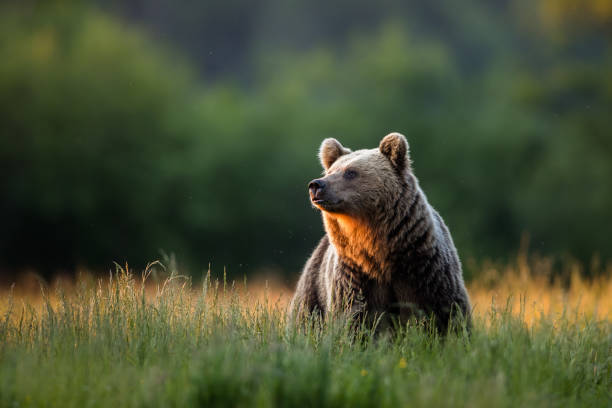
#> input picture week2/image.jpg, 612 x 408 px, found by its file name
$ jupyter execute 01-reading-writing-and-displaying-images.ipynb
#> lines starting #> are read from the running program, lines starting #| are printed output that depends on the picture; after the words box and inside, x2 and y2 are one past the last pixel; in counts of white or black regions, pixels touching at a corner belong together
[cell 1]
import cv2

[cell 2]
import numpy as np

Let's now load our first image

[cell 3]
# We don't need to do this again, but it's a good habit
import cv2

# Load an image using 'imread' specifying the path to image
img = cv2.imread("C:/Users/sudob/OneDrive/Desktop/week2/image.jpg")
#> img is the input picture: shape (408, 612, 3); mean B, G, R 52, 79.1, 71.3

# The first parameter will be title shown on image window
# The second parameter is the image varialbe
cv2.imshow('It is an AI in Healthcare!', img)

# 'waitKey' allows us to input information when a image window is open
# By leaving it blank it just waits for anykey to be pressed before
# continuing. By placing numbers (except 0), we can specify a delay for
# how long you keep the window open (time is in milliseconds here)
cv2.waitKey()

# This closes all open windows
# Failure to place this may cause your program to hang in some computers!
cv2.destroyAllWindows()

[cell 4]
# Same as above without the extraneous comments

import cv2

img = cv2.imread("C:/Users/sudob/OneDrive/Desktop/week2/image.jpg")

cv2.imshow('It is a cow!', img)
cv2.waitKey(0)
cv2.destroyAllWindows()

[cell 5]
type(img)

[cell 6]
print (img.shape)
#| (408, 612, 3)

### <div style="direction:rtl;text-align:right;font-family:B Lotus, B Nazanin, Tahoma">***shape*** shows the dimensions of the image.</div>
<div style="direction:rtl;text-align:right;font-family:Tahoma">
The first two dimensions represent the height and width of the image, respectively. The number 3 indicates the presence of three color channels.
</div>

[cell 7]
# Let's print each dimension of the image

print ('Height of Image:', int(img.shape[0]), 'pixels')
#| Height of Image: 408 pixels
print ('Width of Image: ', int(img.shape[1]), 'pixels')
#| Width of Image:  612 pixels

### <div style="direction:rtl;text-align:right;font-family:B Lotus, B Nazanin, Tahoma">Saving images in OpenCV</div>

[cell 8]
# Simply use 'imwrite' specificing the file name and the image to be saved
cv2.imwrite('output.jpg', img)
cv2.imwrite('output.png', img)
#> Out = True

<div style="direction:rtl;text-align:right;font-family:Tahoma">
***True*** means that the operation was completed successfully.</div>

### <div style="direction:ltr;text-align:left;font-family:Arial, Tahoma">Displaying in the Notebook with matplotlib</div>

[cell 9]
import matplotlib.pyplot as plt

[cell 10]
plt.imshow(img)

<div style="direction:rtl;text-align:right;font-family:Tahoma">
In fact, the rows and columns of the matrix correspond to the height and width of the image, respectively.<br/>
The image colors appear inverted because the channel order in OpenCV is BGR, unlike most other libraries which use RGB.</div>

### <div style="direction:rtl;text-align:right;font-family:B Lotus, B Nazanin, Tahoma">Changing the color channel order (BGR → RGB)</div>

<div style="direction:rtl;text-align:right;font-family:Tahoma">
Method 1: Using NumPy</div>

[cell 11]
#method1
plt.imshow(img[:,:,::-1])

<div style="direction:rtl;text-align:right;font-family:Tahoma">
Method 2: Using OpenCV</div>

[cell 12]
#method2
rgb_image = cv2.cvtColor(img, cv2.COLOR_BGR2RGB)
plt.imshow(rgb_image)

### <div style="direction:rtl;text-align:right;font-family:B Lotus, B Nazanin, Tahoma">Modifying and manipulating pixels</div>

[cell 13]
import cv2

img = cv2.imread("C:/Users/sudob/OneDrive/Desktop/week2/image.jpg")
img[200:500,300:600,:] = 255
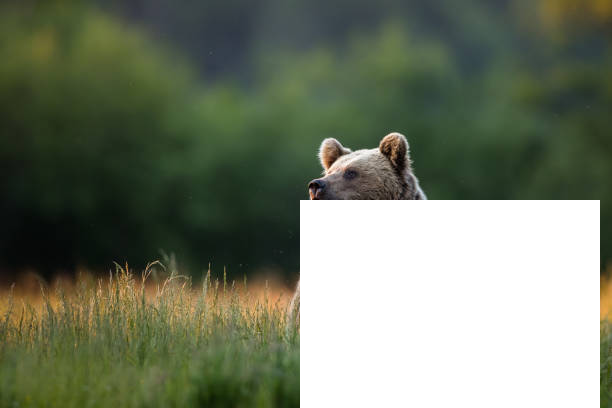
#> img: shape (408, 612, 3); mean B, G, R 103.3, 122.1, 114.3
plt.imshow(img[...,::-1])

[cell 14]
img[200:300,300:500,:] = (0, 0, 255)
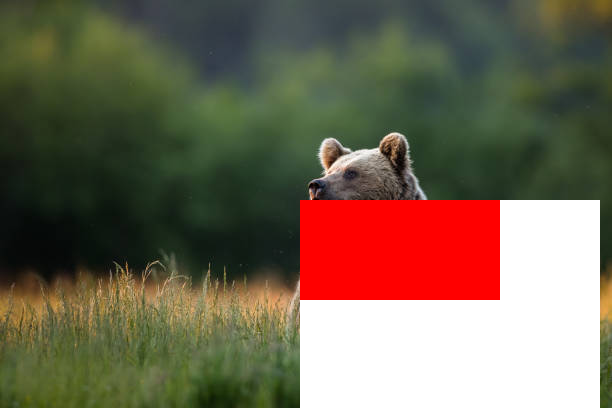
#> img: shape (408, 612, 3); 8.01% of pixels changed, all inside (x1, y1, x2, y2) = (300, 200, 500, 300)
plt.imshow(img[...,::-1])

$ run again, with week2/tiger.jpg copied over week2/image.jpg
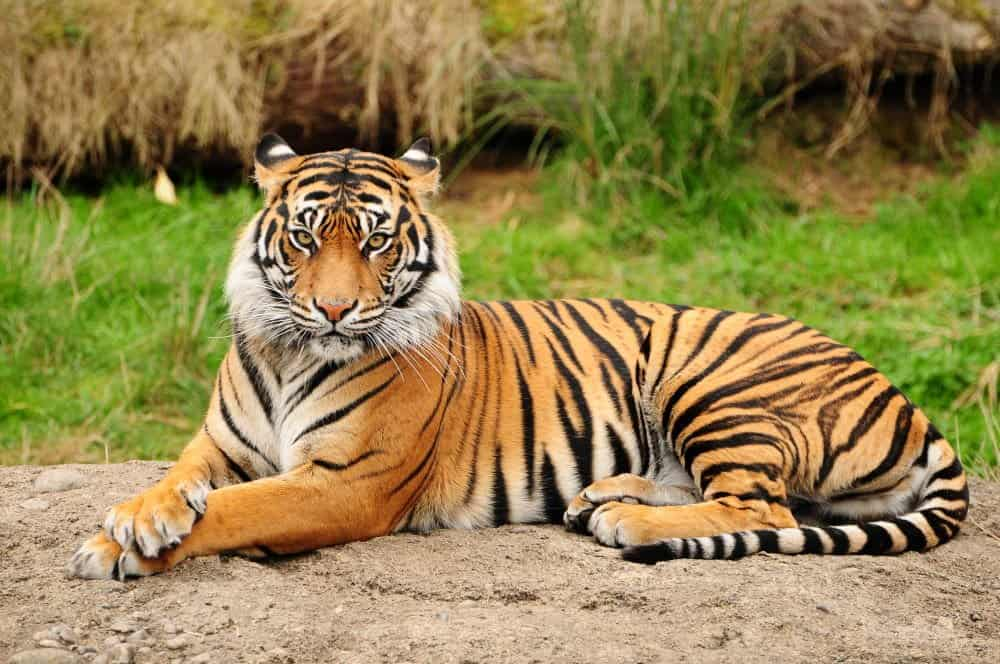
#> input picture week2/tiger.jpg, 1000 x 664 px, found by its file name
#> img is the input picture: shape (664, 1000, 3); mean B, G, R 78.1, 131.1, 147.8
#| (664, 1000, 3)
#| Height of Image: 664 pixels
#| Width of Image:  1000 pixels
#> Out = True
#> `img[200:300,300:500,:] = (0, 0, 255)`:
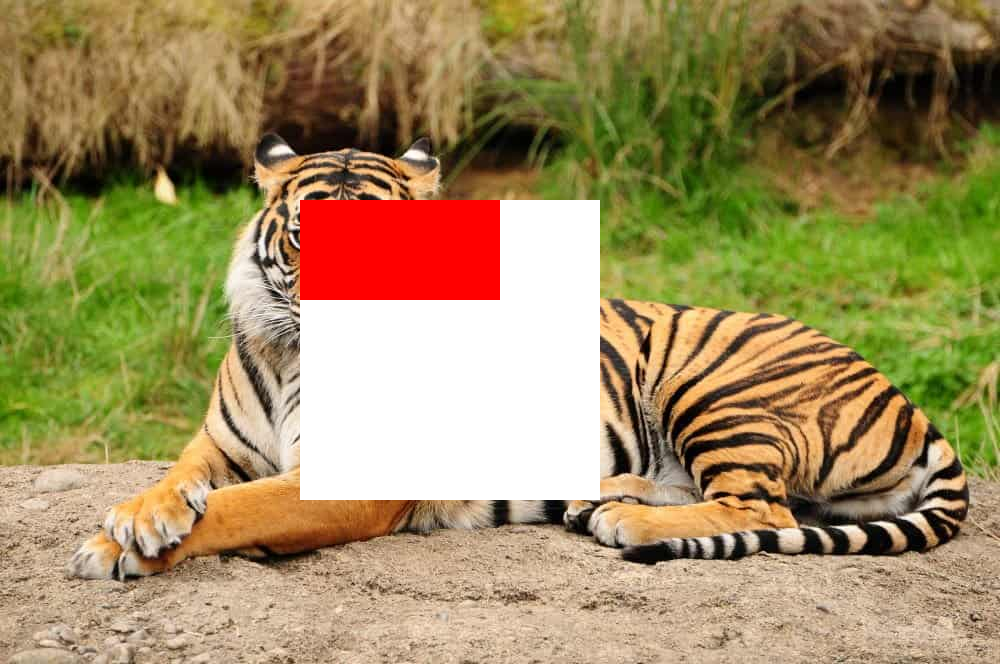
#> img: shape (664, 1000, 3); mean B, G, R 94.1, 139.9, 159.5
